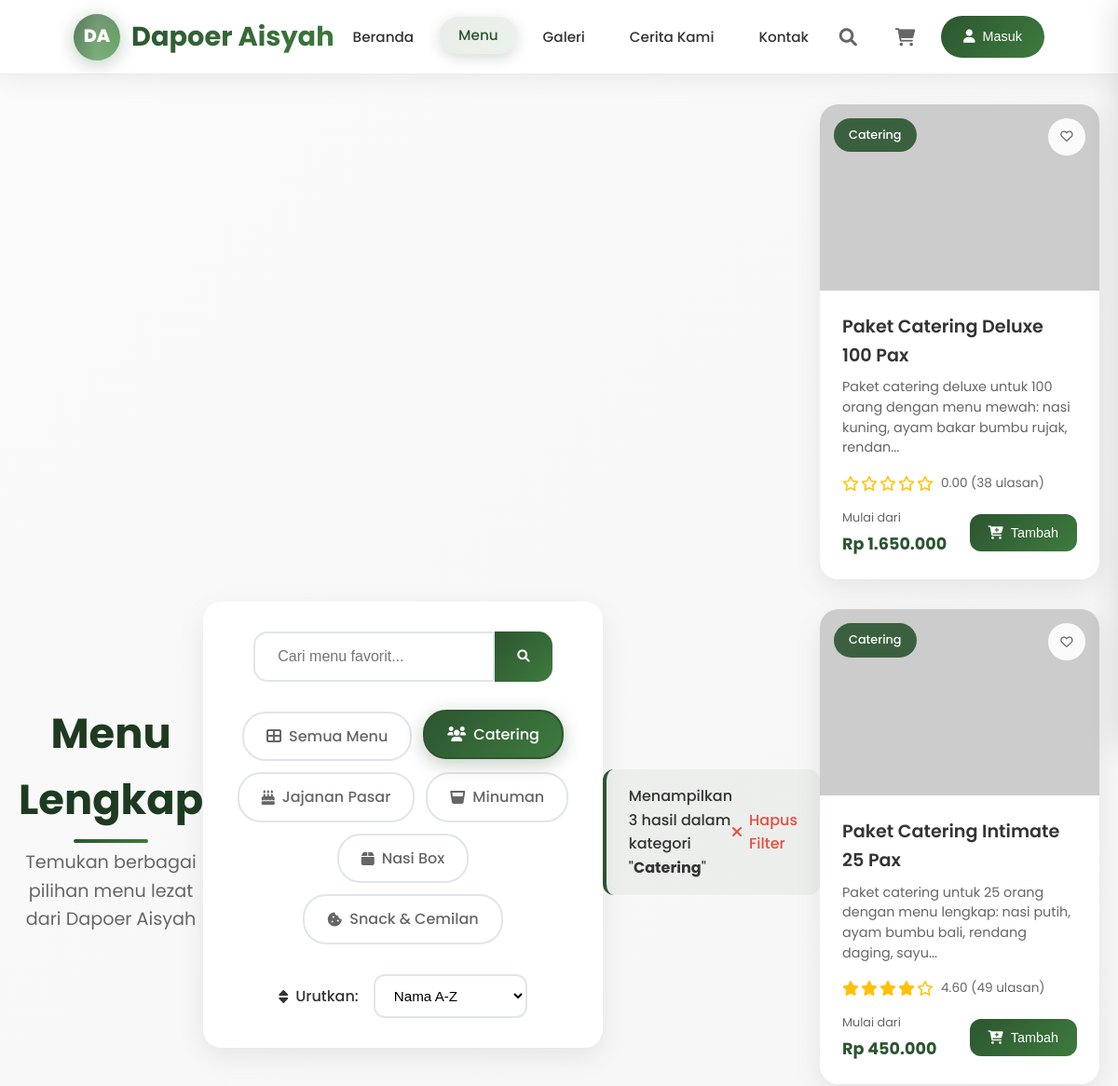
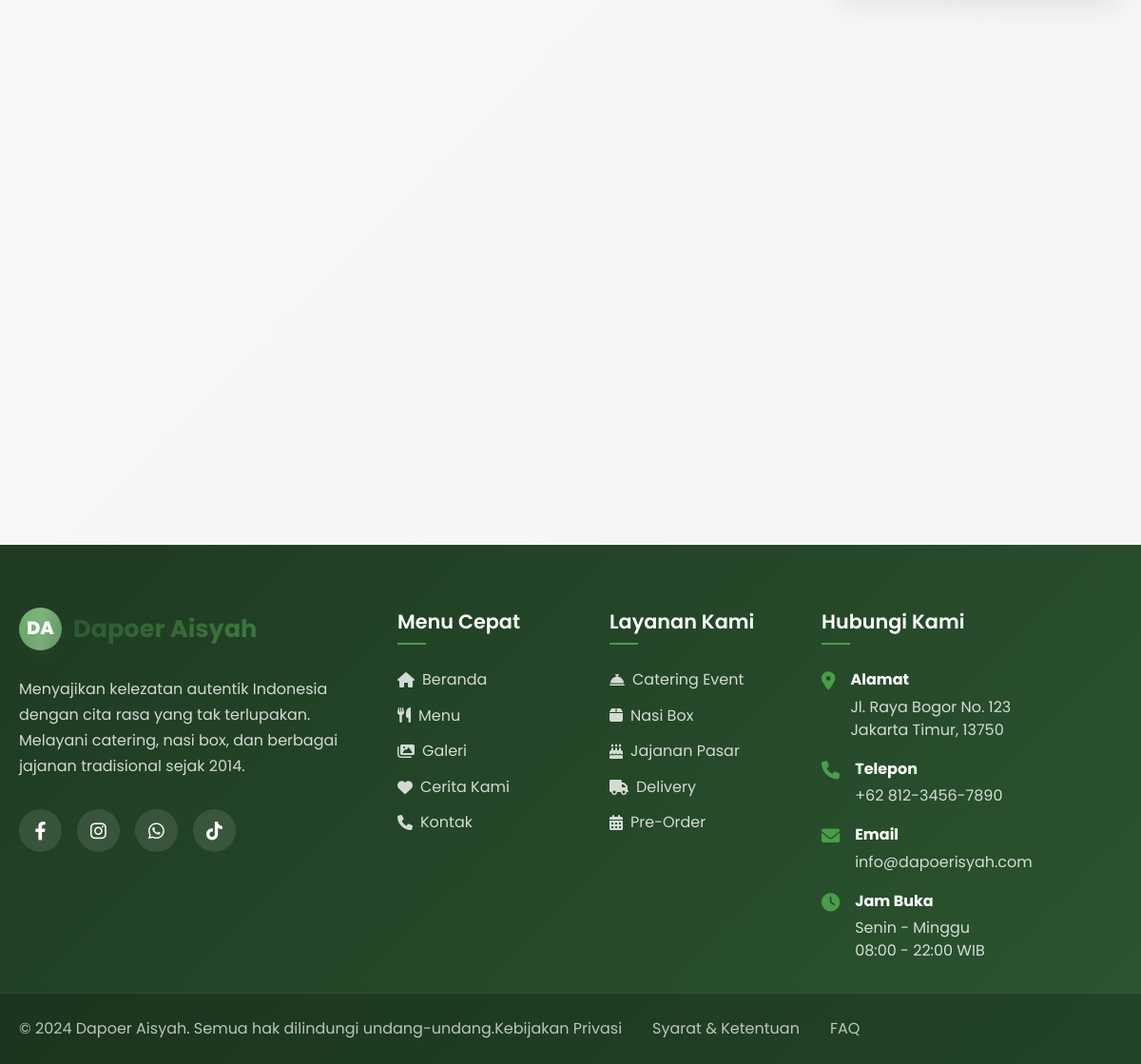
The app's page /menu.php?category=catering with its own data (2 pictures, top to bottom).
### tables this page shows
CREATE TABLE categories (
    id INT AUTO_INCREMENT PRIMARY KEY,
    name VARCHAR(50) NOT NULL,
    slug VARCHAR(50) UNIQUE NOT NULL,
    description TEXT,
    image VARCHAR(255),
    icon VARCHAR(50),
    sort_order INT DEFAULT 0,
    is_active BOOLEAN DEFAULT TRUE,
    meta_title VARCHAR(150),
    meta_description TEXT,
    created_at TIMESTAMP DEFAULT CURRENT_TIMESTAMP,
    updated_at TIMESTAMP DEFAULT CURRENT_TIMESTAMP ON UPDATE CURRENT_TIMESTAMP,
    INDEX idx_slug (slug),
    INDEX idx_active (is_active)
);

CREATE TABLE products (
    id INT AUTO_INCREMENT PRIMARY KEY,
    name VARCHAR(100) NOT NULL,
    slug VARCHAR(100) UNIQUE NOT NULL,
    description TEXT,
    short_description VARCHAR(255),
    price DECIMAL(12,2) NOT NULL,
    sale_price DECIMAL(12,2),
    sku VARCHAR(50) UNIQUE,
    image VARCHAR(255),
    gallery JSON,
    category_id INT,
    stock INT DEFAULT 0,
    min_stock INT DEFAULT 5,
    rating DECIMAL(3,2) DEFAULT 0,
    rating_count INT DEFAULT 0,
    weight DECIMAL(8,2) DEFAULT 0,
    dimensions VARCHAR(50),
    is_featured BOOLEAN DEFAULT FALSE,
    is_active BOOLEAN DEFAULT TRUE,
    meta_title VARCHAR(150),
    meta_description TEXT,
    ingredients TEXT,
    nutritional_info JSON,
    allergen_info TEXT,
    serving_size VARCHAR(50),
    preparation_time INT,  
    spice_level ENUM('mild', 'medium', 'hot', 'extra_hot'),
    created_at TIMESTAMP DEFAULT CURRENT_TIMESTAMP,
    updated_at TIMESTAMP DEFAULT CURRENT_TIMESTAMP ON UPDATE CURRENT_TIMESTAMP,
    FOREIGN KEY (category_id) REFERENCES categories(id) ON DELETE SET NULL,
    INDEX idx_slug (slug),
    INDEX idx_category (category_id),
    INDEX idx_active (is_active),
    INDEX idx_featured (is_featured),
    INDEX idx_rating (rating),
    INDEX idx_price (price)
);

### config/database.php (called while the page is built, shortened)
<?php
function cleanInput($data) {
    $data = trim($data);
    $data = stripslashes($data);
    $data = htmlspecialchars($data);
    return $data;
}
?>

### menu.php (the view, shortened to what this page needs)
<?php
require_once 'config/database.php';
require_once 'includes/header.php';
$category = isset($_GET['category']) ? cleanInput($_GET['category']) : '';
$search = isset($_GET['search']) ? cleanInput($_GET['search']) : '';
$sort = isset($_GET['sort']) ? cleanInput($_GET['sort']) : 'name';
try {
    $pdo = getConnection();
    $stmt = $pdo->prepare("SELECT * FROM categories WHERE is_active = 1 ORDER BY name");
    $stmt->execute();
    $categories = $stmt->fetchAll();
    $whereConditions = ["p.is_active = 1"];
    $params = [];
    if ($category) {
        $whereConditions[] = "c.slug = ?";
        $params[] = $category;
    }
    $whereClause = implode(' AND ', $whereConditions);
    $orderBy = "p.name ASC";
    $sql = "
        SELECT p.*, c.name as category_name, c.slug as category_slug
        FROM products p
        LEFT JOIN categories c ON p.category_id = c.id
        WHERE $whereClause
        ORDER BY $orderBy
    ";
    $stmt = $pdo->prepare($sql);
    $stmt->execute($params);
    $products = $stmt->fetchAll();
} catch(PDOException $e) {
    $products = [];
    $categories = [];
}
?>
<main>
    <section class="menu-page">
        <div class="container">
            <div class="section-header">
                <h2>Menu Lengkap</h2>
                <p>Temukan berbagai pilihan menu lezat dari Dapoer Aisyah</p>
            </div>
            <div class="menu-filters">
                <div class="filter-container">
                    <div class="search-filter">
                        <form method="GET" class="search-form">
                            <div class="search-input-wrapper">
                                <input type="text" name="search" placeholder="Cari menu favorit..."
                                       value="<?php echo htmlspecialchars($search); ?>" class="filter-search-input">
                                <button type="submit" class="filter-search-btn">
                                    <i class="fas fa-search"></i>
                                </button>
                            </div>
                        </form>
                    </div>
                    <div class="category-filter">
                        <div class="filter-tabs">
                            <a href="menu.php" class="filter-tab <?php echo !$category ? 'active' : ''; ?>">
                                <i class="fas fa-th-large"></i>
                                Semua Menu
                            </a>
                            <?php foreach($categories as $cat): ?>
                                <a href="menu.php?category=<?php echo $cat['slug']; ?><?php echo $search ? '&search=' . urlencode($search) : ''; ?><?php echo $sort ? '&sort=' . $sort : ''; ?>"
                                   class="filter-tab <?php echo $category === $cat['slug'] ? 'active' : ''; ?>">
                                    <i class="<?php echo $cat['icon'] ?: 'fas fa-utensils'; ?>"></i>
                                    <?php echo htmlspecialchars($cat['name']); ?>
                                </a>
                            <?php endforeach; ?>
                        </div>
                    </div>
                    <div class="sort-filter">
                        <div class="sort-wrapper">
                            <label for="sortSelect">
                                <i class="fas fa-sort"></i>
                                Urutkan:
                            </label>
                            <select id="sortSelect" name="sort" onchange="changeSortOrder(this.value)" class="sort-select">
                                <option value="name" <?php echo $sort === 'name' ? 'selected' : ''; ?>>Nama A-Z</option>
                            </select>
                        </div>
                    </div>
                </div>
            </div>
            <?php if ($search || $category): ?>
                <div class="results-info">
                    <p>
                        Menampilkan <?php echo count($products); ?> hasil
                        <?php if ($category): ?>
                            <?php
                            $categoryName = '';
                            foreach($categories as $cat) {
                                if ($cat['slug'] === $category) {
                                    $categoryName = $cat['name'];
                                    break;
                                }
                            }
                            ?>
                            dalam kategori "<strong><?php echo htmlspecialchars($categoryName); ?></strong>"
                        <?php endif; ?>
                    </p>
                    <a href="menu.php" class="clear-filters">
                        <i class="fas fa-times"></i>
                        Hapus Filter
                    </a>
                </div>
            <?php endif; ?>
            <?php if (count($products) > 0): ?>
                <div class="products-grid">
                    <?php foreach($products as $product): ?>
                        <div class="product-card">
                            <div class="product-image">
                                <img src="<?php echo $product['image'] ?: 'https://images.unsplash.com/photo-1565299624946-b28f40a0ca4b?w=300&h=200&fit=crop'; ?>"
                                     alt="<?php echo htmlspecialchars($product['name']); ?>"
                                     onerror="this.src='https://via.placeholder.com/300x200/2c5530/ffffff?text=<?php echo urlencode($product['name']); ?>'">
                                <div class="product-category"><?php echo htmlspecialchars($product['category_name']); ?></div>
                                <button class="product-favorite" onclick="toggleFavorite(<?php echo $product['id']; ?>)">
                                    <i class="far fa-heart"></i>
                                </button>
                            </div>
                            <div class="product-info">
                                <h3 class="product-name"><?php echo htmlspecialchars($product['name']); ?></h3>
                                <p class="product-description"><?php echo htmlspecialchars(substr($product['description'], 0, 100)) . '...'; ?></p>
                                <div class="product-rating">
                                    <div class="rating-stars">
                                        <?php
                                        $rating = $product['rating'];
                                        for($i = 1; $i <= 5; $i++):
                                            echo $i <= $rating ? '<i class="fas fa-star"></i>' : '<i class="far fa-star"></i>';
                                        endfor;
                                        ?>
                                    </div>
                                    <span class="rating-text"><?php echo $rating; ?> (<?php echo rand(5, 50); ?> ulasan)</span>
                                </div>
                                <div class="product-footer">
                                    <div class="product-price">
                                        <span class="price-label">Mulai dari</span>
                                        <span class="price-amount">Rp <?php echo number_format($product['price'], 0, ',', '.'); ?></span>
                                    </div>
                                    <button class="add-to-cart-btn" onclick="addToCart(<?php echo $product['id']; ?>, '<?php echo htmlspecialchars($product['name']); ?>', <?php echo $product['price']; ?>, '<?php echo $product['image']; ?>')">
                                        <i class="fas fa-cart-plus"></i>
                                        <span>Tambah</span>
                                    </button>
                                </div>
                            </div>
                        </div>
                    <?php endforeach; ?>
                </div>
            <?php endif; ?>
        </div>
    </section>
</main>
<?php require_once 'includes/footer.php'; ?>

### assets/css/style.css (style rules this page uses)
* { margin: 0; padding: 0; box-sizing: border-box; }
body { font-family: "Poppins", "Segoe UI", Tahoma, Geneva, Verdana, sans-serif; line-height: 1.6; color: #333; background-color: #fff; overflow-x: hidden; }
.container { max-width: 1200px; margin: 0 auto; padding: 0 20px; }
html { scroll-behavior: smooth; }
section { padding: 5rem 0; }
.section-header { text-align: center; margin-bottom: 4rem; }
.section-header h2 { font-size: 2.8rem; font-weight: 700; margin-bottom: 1rem; color: #1e3a21; position: relative; }
.section-header h2::after { content: ""; position: absolute; bottom: -10px; left: 50%; transform: translateX(-50%); width: 80px; height: 4px; background: linear-gradient(135deg, #2c5530, #3e7b3e); border-radius: 2px; }
.section-header p { font-size: 1.2rem; color: #666; max-width: 600px; margin: 0 auto; line-height: 1.6; }
.products-grid { display: grid; grid-template-columns: repeat(auto-fit, minmax(300px, 1fr)); gap: 2rem; }
.product-card { background: white; border-radius: 20px; overflow: hidden; box-shadow: 0 10px 30px rgba(0, 0, 0, 0.08); transition: all 0.3s ease; position: relative; }
.product-image { position: relative; height: 200px; overflow: hidden; }
.product-image img { width: 100%; height: 100%; object-fit: cover; transition: transform 0.3s ease; }
.product-category { position: absolute; top: 15px; left: 15px; background: rgba(44, 85, 48, 0.9); color: white; padding: 0.5rem 1rem; border-radius: 20px; font-size: 0.8rem; font-weight: 500; }
.product-favorite { position: absolute; top: 15px; right: 15px; background: rgba(255, 255, 255, 0.9); border: none; width: 40px; height: 40px; border-radius: 50%; cursor: pointer; transition: all 0.3s ease; display: flex; align-items: center; justify-content: center; }
.product-info { padding: 1.5rem; }
.product-name { font-size: 1.2rem; font-weight: 600; margin-bottom: 0.5rem; color: #333; }
.product-description { color: #666; font-size: 0.9rem; margin-bottom: 1rem; line-height: 1.5; }
.product-rating { display: flex; align-items: center; gap: 0.5rem; margin-bottom: 1rem; }
.rating-stars { display: flex; gap: 2px; color: #ffc107; }
.rating-text { font-size: 0.85rem; color: #666; }
.product-footer { display: flex; justify-content: space-between; align-items: center; }
.product-price { display: flex; flex-direction: column; }
.price-label { font-size: 0.8rem; color: #666; margin-bottom: 0.25rem; }
.price-amount { font-size: 1.1rem; font-weight: 700; color: #2c5530; }
.add-to-cart-btn { background: linear-gradient(135deg, #2c5530, #3e7b3e); color: white; border: none; padding: 0.75rem 1.25rem; border-radius: 12px; cursor: pointer; transition: all 0.3s ease; display: flex; align-items: center; gap: 0.5rem; font-weight: 500; font-size: 0.9rem; }
.container { max-width: 1200px; margin: 0 auto; padding: 0 20px; height: 100%; display: flex; align-items: center; }

### records on screen
categories: name "Catering"
categories: name "Jajanan Pasar"
categories: name "Minuman"
categories: name "Nasi Box"
categories: name "Snack & Cemilan"
products: category.name "Catering", name "Paket Catering Deluxe 100 Pax", description "Paket catering deluxe untuk 100 orang dengan menu mewah: nasi kuning, ayam bakar bumbu rujak, rendan", rating "0.00", price "1.650.000"
products: category.name "Catering", name "Paket Catering Intimate 25 Pax", description "Paket catering untuk 25 orang dengan menu lengkap: nasi putih, ayam bumbu bali, rendang daging, sayu", rating "4.60", price "450.000"

### other values on screen
count($products) "3"
